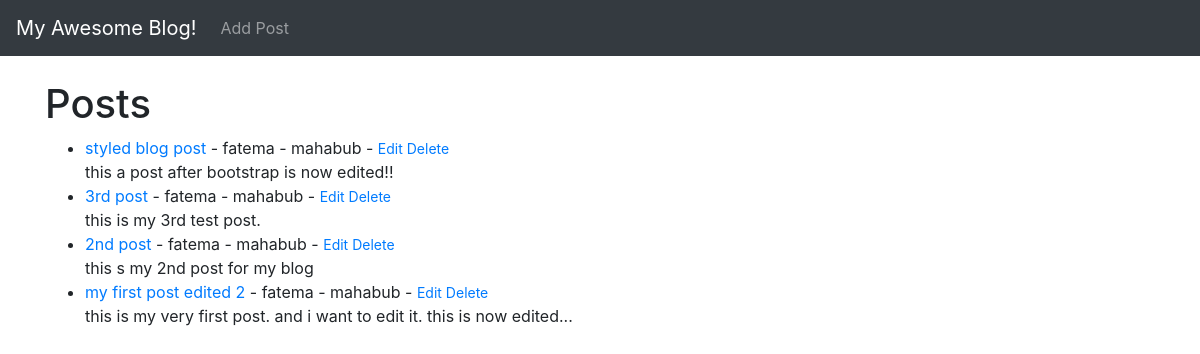
Before: / with the older database file.
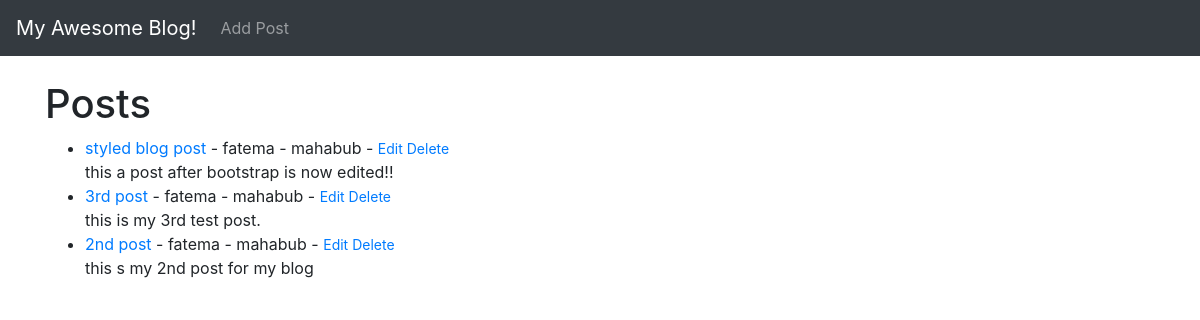
After: the same page with the newer database file.
### login/models.py (models this page shows, shortened)
class Post(models.Model):
    title = models.CharField(max_length=255)
    title_tag = models.CharField(max_length=255)
    author = models.ForeignKey(User, on_delete=models.CASCADE)
    body = models.TextField()

### login/views.py (the view)
# urls.py: path('', HomeView.as_view(), name="home"),
class HomeView(ListView):
    model = Post
    template_name = 'home.html'
    ordering = ['-id']

### login/templates/home.html
{% extends 'base.html' %}
{% block content %}
<h1>Posts</h1>
<ul>
{% for post in object_list %}
    <li>
        <a href="{% url 'article' post.pk %}">{{ post.title }} </a>- {{ post.author.first_name }} - {{ post.author.last_name }} - <small>
            <a href="{% url 'update_post' post.pk %}">Edit</a>
            <a href="{% url 'delete_post' post.pk %}">Delete</a>
        </small><br>
        {{ post.body }}
    </li>
{% endfor %}
</ul>
{% endblock %}

Changed rows visible on the page:
removed Post: title "my first post edited 2", author.first_name "fatema", author.last_name "mahabub", body "this is my very first post. and i want to edit it. this is now edited..."
